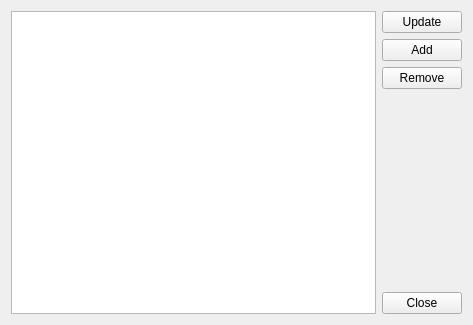
<?xml version="1.0" encoding="UTF-8"?>
<ui version="4.0">
 <class>Episoder</class>
 <widget class="QWidget" name="Episoder">
  <property name="geometry">
   <rect>
    <x>0</x>
    <y>0</y>
    <width>473</width>
    <height>325</height>
   </rect>
  </property>
  <property name="windowTitle">
   <string>Episoder</string>
  </property>
  <layout class="QHBoxLayout" name="horizontalLayout">
   <item>
    <widget class="QTableView" name="view"/>
   </item>
   <item>
    <layout class="QVBoxLayout" name="verticalLayout">
     <item>
      <widget class="QPushButton" name="bUpdate">
       <property name="text">
        <string>Update</string>
       </property>
      </widget>
     </item>
     <item>
      <widget class="QPushButton" name="bAdd">
       <property name="text">
        <string>Add</string>
       </property>
      </widget>
     </item>
     <item>
      <widget class="QPushButton" name="bRemove">
       <property name="text">
        <string>Remove</string>
       </property>
      </widget>
     </item>
     <item>
      <spacer name="verticalSpacer">
       <property name="orientation">
        <enum>Qt::Vertical</enum>
       </property>
       <property name="sizeHint" stdset="0">
        <size>
         <width>20</width>
         <height>40</height>
        </size>
       </property>
      </spacer>
     </item>
     <item>
      <widget class="QPushButton" name="bClose">
       <property name="text">
        <string>Close</string>
       </property>
      </widget>
     </item>
    </layout>
   </item>
  </layout>
 </widget>
 <layoutdefault spacing="6" margin="11"/>
 <resources/>
 <connections>
  <connection>
   <sender>bClose</sender>
   <signal>clicked()</signal>
   <receiver>Episoder</receiver>
   <slot>close()</slot>
   <hints>
    <hint type="sourcelabel">
     <x>422</x>
     <y>301</y>
    </hint>
    <hint type="destinationlabel">
     <x>236</x>
     <y>162</y>
    </hint>
   </hints>
  </connection>
 </connections>
</ui>
